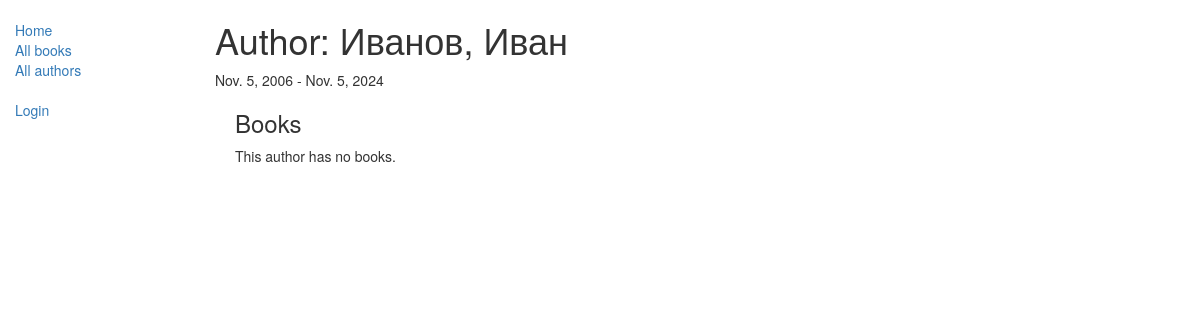
The page /catalog/author/1 on the database as committed earlier.
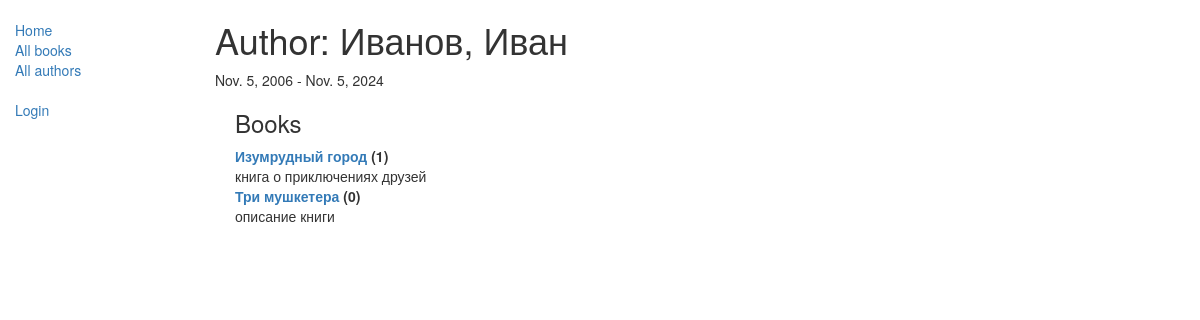
The same page on the database as committed later.
### catalog/models.py (models this page shows, shortened)
class Book(models.Model):
    title = models.CharField(max_length=200)
    authors = models.ManyToManyField('Author', help_text="Select up to 5 authors for this book")
    summary = models.TextField(max_length=1000, help_text="Enter a brief description of the book")
    isbn = models.CharField('ISBN',max_length=13, help_text='13 Character <a href="https://www.isbn-international.org/content/what-isbn">ISBN number</a>')
    genre = models.ManyToManyField(Genre, help_text="Select a genre for this book")
    def __str__(self):
        return self.title
    def display_genre(self):
        return ', '.join([ genre.name for genre in self.genre.all()[:3] ])
    display_genre.short_description = 'Genre'
    def display_authors(self):
        return ', '.join([author.__str__() for author in self.authors.all()[:5]])
    display_authors.short_description = 'Authors'

### catalog/views.py (the view)
# urls.py: path('author/<int:pk>', views.AuthorDetailView.as_view(), name='author-detail'),
class AuthorDetailView(generic.DetailView):
    model = Author

### catalog/models.py (called while the page is built)
    def __str__(self):
        return '%s, %s' % (self.last_name, self.first_name)

### catalog/templates/catalog/author_detail.html
{% extends "base_generic.html" %}
{% block content %}
<h1>Author: {{ author }} </h1>
<p>{{author.date_of_birth}} - {% if author.date_of_death %}{{author.date_of_death}}{% endif %}</p>
<div style="margin-left:20px;margin-top:20px">
  <h3>Books</h3>
  <dl>
  {% for book in author.book_set.all %}
    <dt><a href="{% url 'book-detail' book.pk %}">{{book}}</a> ({{book.bookinstance_set.all.count}})</dt>
    <dd>{{book.summary}}</dd>
    {% empty %}
    <p>This author has no books.</p>
  {% endfor %}
  </dl>
</div>
{% endblock %}

Rows that differ between the two databases and show on the page:
added Book: title "Изумрудный город", bookinstance_set.all.count "1", summary "книга о приключениях друзей"
added Book: title "Три мушкетера", bookinstance_set.all.count "0", summary "описание книги"
Other text that changed with them:
text no longer shown: "This author has no books."
